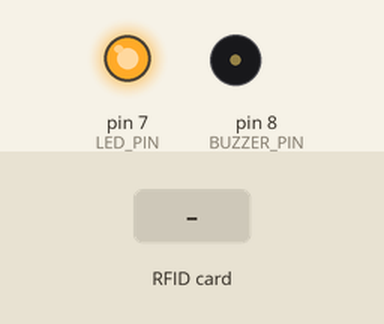
Recording of a sketch running on a simulated Arduino Uno, built with avr-gcc and run on an emulated ATmega328P. Parts: output pins drawn as LEDs (lit = HIGH), buzzer (waves = sounding, pin HIGH). Inputs (shaded band) come from the test bench. Pins used as bus, display or sensor lines are not drawn; what the sketch prints to the serial monitor is not drawn.

Above: at 0.1 s.
At 1.4 s:
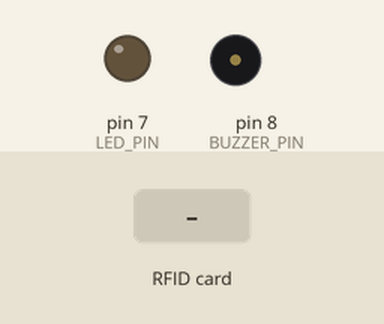
1.5 s: RFID card 5E 7A 19 C4 held to the reader
At 1.59 s:
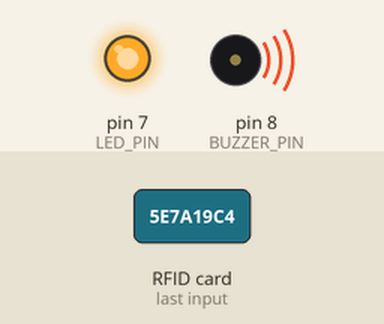
Timing chart, 0 to 4.5 s (numbered marks = the images above; inputs shaded):
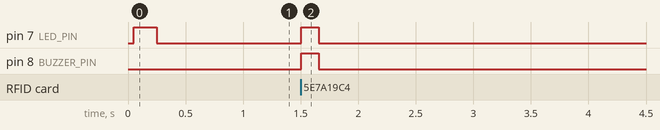

The sketch:

sketch_feb25b.ino
```cpp
// reading the value
// #include <SPI.h>
// #include <MFRC522.h>

// #define SS_PIN 10
// #define RST_PIN 9

// MFRC522 rfid(SS_PIN, RST_PIN); // Create instance

// void setup() {
//   Serial.begin(9600);
//   SPI.begin();      // Init SPI bus
//   rfid.PCD_Init();  // Init MFRC522
//   Serial.println("Scan an RFID tag...");
// }

// void loop() {
//   // Look for new cards
//   if ( ! rfid.PICC_IsNewCardPresent()) return;

//   // Select one of the cards
//   if ( ! rfid.PICC_ReadCardSerial()) return;

//   // Show UID on serial monitor
//   Serial.print("Tag UID:");
//   for (byte i = 0; i < rfid.uid.size; i++) {
//     Serial.print(rfid.uid.uidByte[i] < 0x10 ? " 0" : " ");
//     Serial.print(rfid.uid.uidByte[i], HEX);
//   }
//   Serial.println();

//   rfid.PICC_HaltA(); // Stop reading
// }

// // writing the value
// #include <SPI.h>
// #include <MFRC522.h>

// #define SS_PIN 10
// #define RST_PIN 9
// MFRC522 mfrc522(SS_PIN, RST_PIN);

// // Use the default key (FFFFFFFFFFFF) to access the card
// MFRC522::MIFARE_Key key;

// void setup() {
//   Serial.begin(9600);
//   SPI.begin();
//   mfrc522.PCD_Init();

//   // Prepare the security key (standard for new cards)
//   for (byte i = 0; i < 6; i++) key.keyByte[i] = 0xFF;

//   Serial.println("Ready to WRITE. Scan card now...");
// }

// void loop() {
//   if (!mfrc522.PICC_IsNewCardPresent() || !mfrc522.PICC_ReadCardSerial()) return;

//   byte block = 4; // We will write to Block 4
//   byte dataBlock[] = {
//     'G', 'e', 'm', 'i', 'n', 'i', ' ', 'A', 'I', ' ', ' ', ' ', ' ', ' ', ' ', ' '
//   }; // Must be exactly 16 bytes

//   // 1. Authenticate with the card
//   MFRC522::StatusCode status = mfrc522.PCD_Authenticate(MFRC522::PICC_CMD_MF_AUTH_KEY_A, block, &key, &(mfrc522.uid));
//   if (status != MFRC522::STATUS_OK) {
//     Serial.print("Auth failed: "); Serial.println(mfrc522.GetStatusCodeName(status));
//     return;
//   }

//   // 2. Write the data
//   status = mfrc522.MIFARE_Write(block, dataBlock, 16);
//   if (status == MFRC522::STATUS_OK) {
//     Serial.println("✅ Data written successfully!");
//   } else {
//     Serial.print("❌ Write failed: "); Serial.println(mfrc522.GetStatusCodeName(status));
//   }

//   mfrc522.PICC_HaltA();
//   mfrc522.PCD_StopCrypto1();
// }

// read the data
// #include <SPI.h>
// #include <MFRC522.h>

// #define SS_PIN 10
// #define RST_PIN 9
// MFRC522 mfrc522(SS_PIN, RST_PIN);

// MFRC522::MIFARE_Key key;

// void setup() {
//   Serial.begin(9600);
//   SPI.begin();
//   mfrc522.PCD_Init();

//   // Use the same default key (FFFFFFFFFFFF) used during the write process
//   for (byte i = 0; i < 6; i++) key.keyByte[i] = 0xFF;

//   Serial.println("Ready to READ. Scan your card...");
// }

// void loop() {
//   // Look for new cards
//   if (!mfrc522.PICC_IsNewCardPresent() || !mfrc522.PICC_ReadCardSerial()) return;

//   byte block = 4; // The block we want to read
//   byte buffer[18]; // Buffer to store the read data (16 bytes + 2 bytes for CRC)
//   byte size = sizeof(buffer);

//   // 1. Authenticate
//   MFRC522::StatusCode status = mfrc522.PCD_Authenticate(MFRC522::PICC_CMD_MF_AUTH_KEY_A, block, &key, &(mfrc522.uid));
//   if (status != MFRC522::STATUS_OK) {
//     Serial.print("Auth failed: "); Serial.println(mfrc522.GetStatusCodeName(status));
//     return;
//   }

//   // 2. Read the Block
//   status = mfrc522.MIFARE_Read(block, buffer, &size);
//   if (status == MFRC522::STATUS_OK) {
//     Serial.print("Data in Block "); Serial.print(block); Serial.print(": ");

//     // Print the data as characters (to see the text we wrote)
//     for (byte i = 0; i < 16; i++) {
//       Serial.write(buffer[i]);
//     }
//     Serial.println();
//   } else {
//     Serial.print("Read failed: "); Serial.println(mfrc522.GetStatusCodeName(status));
//   }

//   mfrc522.PICC_HaltA();
//   mfrc522.PCD_StopCrypto1();
// }


// code to send the data
// #include <SPI.h>
// #include <MFRC522.h>

// #define SS_PIN 10
// #define RST_PIN 9
// MFRC522 rfid(SS_PIN, RST_PIN);

// // --- CONFIGURATION ---
// String MERCHANT_ID = "MCH-8829-X";
// String LOCATION = "Main Entrance"; // Hardcoded location

// void setup() {
//   Serial.begin(9600);
//   SPI.begin();
//   rfid.PCD_Init();
// }

// void loop() {
//   // Reset the loop if no new card present on the sensor/reader.
//   if (!rfid.PICC_IsNewCardPresent() || !rfid.PICC_ReadCardSerial()) return;

//   // 1. Get the NFC/Tag ID
//   String nfcID = "";
//   for (byte i = 0; i < rfid.uid.size; i++) {
//     nfcID += String(rfid.uid.uidByte[i], HEX);
//   }
//   nfcID.toUpperCase();

//   // 2. Send as JSON string to Serial
//   // Final Format: {"merchant_id": "MCH-8829-X", "nfc_id": "A1B2C3D4", "location": "Main Entrance"}
//   Serial.print("{\"merchant_id\": \"");
//   Serial.print(MERCHANT_ID);
//   Serial.print("\", \"nfc_id\": \"");
//   Serial.print(nfcID);
//   Serial.print("\", \"location\": \"");
//   Serial.print(LOCATION);
//   Serial.println("\"}");

//   delay(2000); // Wait 2 seconds to avoid double-logging
//   rfid.PICC_HaltA();
// }

// with buger and led
#include <SPI.h>
#include <MFRC522.h>

#define SS_PIN 10
#define RST_PIN 9
#define BUZZER_PIN 8  // Connect Buzzer (+) to Pin 8
#define LED_PIN 7     // Connect your working LED (+) to Pin 7

MFRC522 rfid(SS_PIN, RST_PIN);

// --- CONFIGURATION ---
String MERCHANT_ID = "MCH-8829-X";
String LOCATION = "Main Entrance";

void setup() {
  Serial.begin(9600);
  SPI.begin();
  rfid.PCD_Init();

  pinMode(BUZZER_PIN, OUTPUT);
  pinMode(LED_PIN, OUTPUT);

  // Quick startup signal to show it's ready
  digitalWrite(LED_PIN, HIGH);
  delay(200);
  digitalWrite(LED_PIN, LOW);
}

void loop() {
  // Reset the loop if no new card present on the sensor/reader.
  if (!rfid.PICC_IsNewCardPresent() || !rfid.PICC_ReadCardSerial()) return;

  // 1. Physical Feedback (ATM Style)
  // Short sharp beep and flash happens immediately on scan
  digitalWrite(BUZZER_PIN, HIGH);
  digitalWrite(LED_PIN, HIGH);
  delay(150); // The "Bip" duration
  digitalWrite(BUZZER_PIN, LOW);
  digitalWrite(LED_PIN, LOW);

  // 2. Get the NFC/Tag ID
  String nfcID = "";
  for (byte i = 0; i < rfid.uid.size; i++) {
    nfcID += String(rfid.uid.uidByte[i], HEX);
  }
  nfcID.toUpperCase();

  // 3. Send as JSON string to Serial
  Serial.print("{\"merchant_id\": \"");
  Serial.print(MERCHANT_ID);
  Serial.print("\", \"nfc_id\": \"");
  Serial.print(nfcID);
  Serial.print("\", \"location\": \"");
  Serial.print(LOCATION);
  Serial.println("\"}");

  // Halt communication
  delay(1500);
  rfid.PICC_HaltA();
}
```

Measured:
- after the input at 1.5 s, pin 7 (LED_PIN), pin 8 (BUZZER_PIN): LOW → HIGH at once, → LOW 0.15 s later
